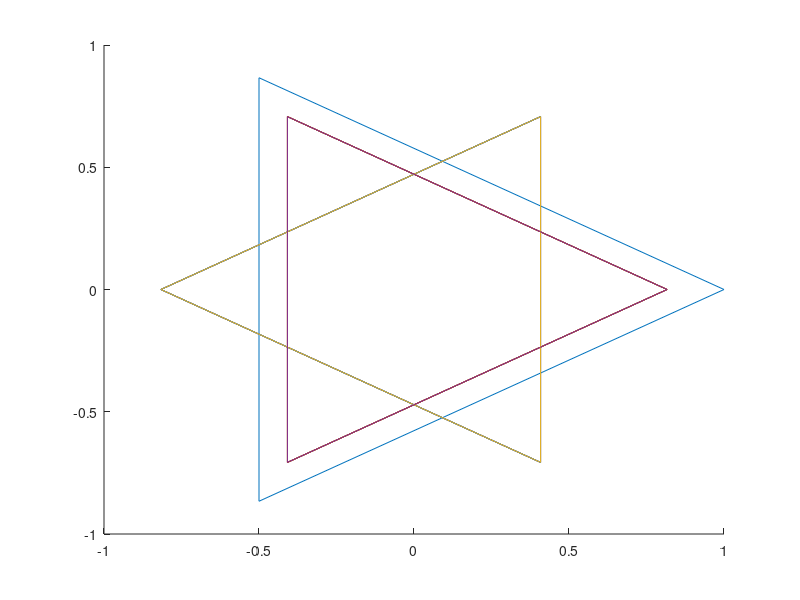

Write the MATLAB code that produced this figure.
close all;
clear all;

% Get cos theta and sin theta values so we can chose co ordinates on circle
% based on angle
theta = linspace(0,2*pi,361);
c = cos(theta);
s = sin(theta);
% -------------------------ENTER SIDES-------------------------------------
% Here chose the number of sides of polygon 
sides = 3;

% Get x and y coordinates by diving 2 pi into number of sides
stride = 360/sides;
x = c(1:stride:361);
y = s(1:stride:361);

n = length(x);
% -----------------------ENTER ITERATIONS-------------------------------------
iter = 10;

% Iterate
for t = 1:iter+1
   % Using hold on to plot in same plot
   hold on
   plot(x, y)
   
   % Midpoints
   mat_midpoints = 1/2 * (eye(n) + circshift(eye(n), n-1));
   sp_midpoints = sparse(mat_midpoints);
   
   % Shift
   mat_shift = zeros(n);
   mat_shift(1:n-1, 1:n-1) = eye(n-1) - 1/(n-1);
   sp_shift = sparse(mat_shift);
   
   % Get Sparse Matrix
   sp_tot = (sp_shift * sp_midpoints);
   x = (sp_tot * x')';
   y = (sp_tot * y')';
   
   % The last vertex needs to be set to initial vertex to close the polygon
   x(sides+1) = x(1);
   y(sides+1) = y(1);
   
   % Normalize
   x = x/norm(x(1:sides));
   y = y/norm(y(1:sides));
   
   % Adding 0.2 sec pause for visualization
   pause(0.5)
   %axis([-1.2 1.2 -1.2 1.2])
   %axis equal
end
hold off
